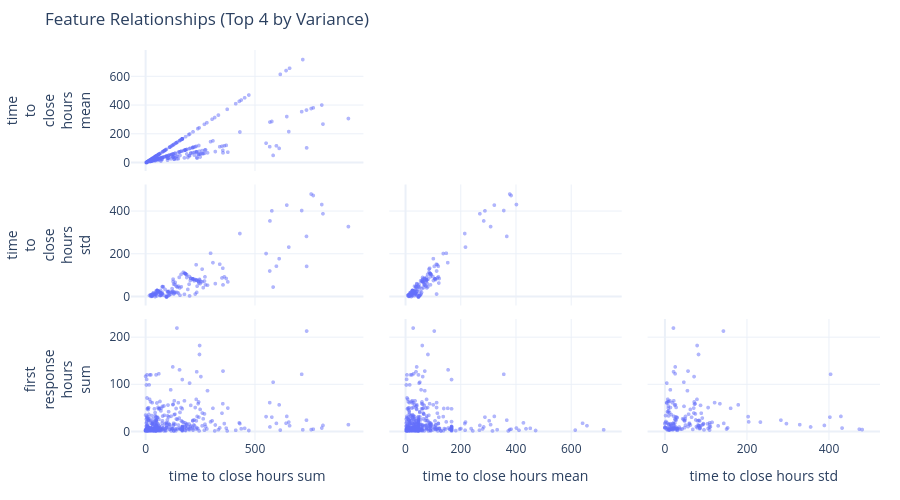

Notebook code cell kept with this figure:
### Code cell
# @cr:code name='plot_scatter_matrix' id=a389964b
# Scatter Matrix: Entity-level features (mixed aggregation types)
if len(numeric_event_cols) >= 2 and ENTITY_COLUMN and TARGET_COLUMN and TARGET_COLUMN in df.columns:
    # Create entity-level aggregations (mean, sum, std) - like original
    agg_dict = {col: ['mean', 'sum', 'std'] for col in numeric_event_cols}
    entity_aggs = df.groupby(ENTITY_COLUMN).agg(agg_dict)
    entity_aggs.columns = ['_'.join(col).strip() for col in entity_aggs.columns]
    entity_aggs = entity_aggs.reset_index()

    # Get all numeric aggregated columns
    all_agg_cols = [c for c in entity_aggs.columns if c != ENTITY_COLUMN]

    # Select top 4 by variance across ALL aggregation types
    variances = entity_aggs[all_agg_cols].var().sort_values(ascending=False)
    top_features = variances.head(4).index.tolist()

    scatter_sample = safe_sample(entity_aggs, 1000, random_state=42)

    print(f"Scatter Matrix (n={len(scatter_sample):,} entities)")
    print(f"  Total aggregated features: {len(all_agg_cols)}")
    print(f"  Selected (top 4 by variance): {top_features}")

    # Short labels for x-axis (no line breaks)
    short_labels = [f.replace('_', ' ') for f in top_features]

    scatter_data = scatter_sample[top_features].copy()
    scatter_data.columns = short_labels

    fig = charts.scatter_matrix(scatter_data, height=500)
    fig.update_traces(marker=dict(opacity=0.5, size=4))

    # Update y-axis labels to be multirow, keep x-axis single row
    n_features = len(short_labels)
    for i in range(n_features):
        # Y-axis: multirow
        yaxis_name = f'yaxis{i+1}' if i > 0 else 'yaxis'
        y_label = top_features[i].replace('_', '<br>')
        fig.update_layout(**{yaxis_name: dict(title=dict(text=y_label))})

        # X-axis: single row (spaces instead of underscores)
        xaxis_name = f'xaxis{i+1}' if i > 0 else 'xaxis'
        x_label = top_features[i].replace('_', ' ')
        fig.update_layout(**{xaxis_name: dict(title=dict(text=x_label))})

    fig.update_layout(
        title="Feature Relationships (Top 4 by Variance)",
        margin=dict(l=100, r=20, t=50, b=60)
    )

    display_figure(fig)

    print("\n📈 Scatter Matrix Insights:")
    print("   • Different aggregation types create different patterns/bands")
    print("   • sum features often show exponential-like distributions")
    print("   • std features reveal variability clusters")
    print("   • mean features show central tendency patterns")

### Figure 1 — Plotly figure (JSON) as saved in the notebook; plotly's stock layout.template omitted (floating-point values rounded to 4 significant figures; data arrays with more than 128 entries replaced by an {"elided": "..."} marker saying what was removed)
{"data": [{"diagonal": {"visible": false}, "dimensions": [{"axis": {"matches": true}, "label": "time to close hours sum", "values": {"elided": "483 float values"}}, {"axis": {"matches": true}, "label": "time to close hours mean", "values": {"elided": "483 float values"}}, {"axis": {"matches": true}, "label": "time to close hours std", "values": {"elided": "483 float values"}}, {"axis": {"matches": true}, "label": "first response hours sum", "values": {"elided": "483 float values"}}], "hovertemplate": "%{xaxis.title.text}=%{x}<br>%{yaxis.title.text}=%{y}<extra></extra>", "legendgroup": "", "marker": {"color": "#636efa", "opacity": 0.5, "size": 4, "symbol": "circle"}, "name": "", "showlegend": false, "showupperhalf": false, "type": "splom"}], "layout": {"autosize": true, "dragmode": "select", "height": 500, "legend": {"tracegroupgap": 0}, "margin": {"b": 60, "l": 100, "r": 20, "t": 50}, "title": {"text": "Feature Relationships (Top 4 by Variance)"}, "xaxis": {"title": {"text": "time to close hours sum"}}, "xaxis2": {"title": {"text": "time to close hours mean"}}, "xaxis3": {"title": {"text": "time to close hours std"}}, "xaxis4": {"title": {"text": "first response hours sum"}}, "yaxis": {"title": {"text": "time<br>to<br>close<br>hours<br>sum"}}, "yaxis2": {"title": {"text": "time<br>to<br>close<br>hours<br>mean"}}, "yaxis3": {"title": {"text": "time<br>to<br>close<br>hours<br>std"}}, "yaxis4": {"title": {"text": "first<br>response<br>hours<br>sum"}}}}
